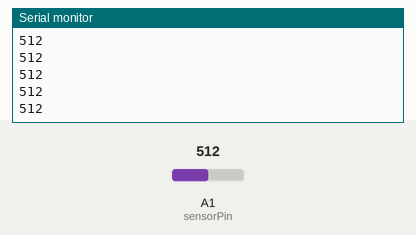
Bench run of a sketch on a simulated Arduino Uno, built with avr-gcc and run on an emulated ATmega328P. Shown: the last lines printed to the serial monitor. The inputs (shaded band) are chosen by the test bench; at power-on: A1 (sensorPin) = 512.

Above: at 1.2 s.
1.3 s: A1 (sensorPin) set to 716
At 1.39 s:
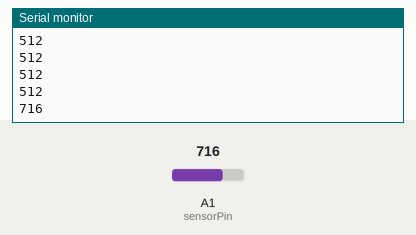
2.8 s: A1 (sensorPin) set to 900
At 2.85 s:
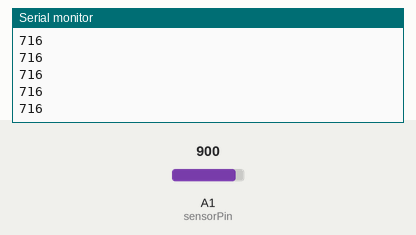
Timing chart, 0 to 5.8 s (numbered marks = the images above; inputs shaded):
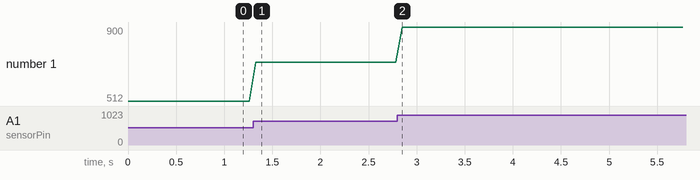

Measured:
- after the input at 1.3 s, the serial monitor: prints a new line at once (image 1)
- plotted number 1: 512 → 716 after the input at 1.3 s, 716 → 900 after the input at 2.8 s

The sketch:

pressure_day3.ino
```cpp
int sensorPin = 1;
int sensorValue;

int del_60fps = 1000/60;
int del_30fps = 1000/30;
int del_15fps = 1000/15;

void setup() {
  // put your setup code here, to run once:
  Serial.begin(9600);
  pinMode(sensorPin, INPUT);

}

void loop() {
  // put your main code here, to run repeatedly:
  sensorValue=analogRead(sensorPin);
  //Serial.println(map(sensorValue, 100, 4095, 0, 200));

  Serial.println(sensorValue);

  delay(del_15fps);

}
```
